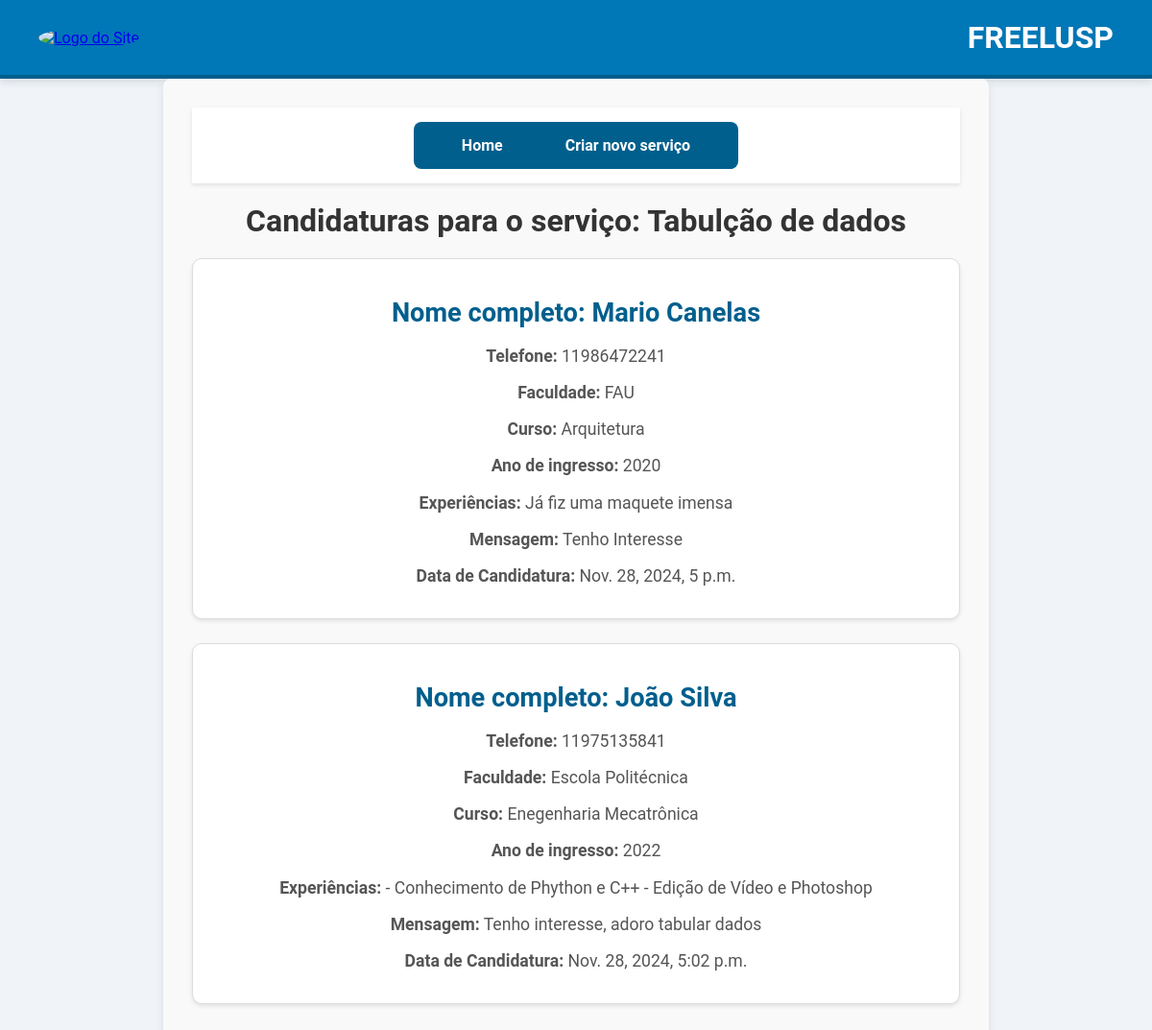
The page /servicos/13/candidaturas/ (signed in) on the database its author committed.
### meu_app/models.py (models this page shows, shortened)
class Servico(models.Model):
    titulo = models.CharField(max_length=100)
    descricao = models.TextField()
    prazo = models.DateField()
    preco = models.DecimalField(max_digits=10, decimal_places=2)
    empresa = models.ForeignKey(Empresa, on_delete=models.CASCADE, related_name='servicos')

class Candidatura(models.Model):
    aluno = models.ForeignKey(Aluno, on_delete=models.CASCADE)
    servico = models.ForeignKey(Servico, on_delete=models.CASCADE)
    mensagem = models.TextField(blank=True, null=True)
    data_candidatura = models.DateTimeField(auto_now_add=True)  # Defina o campo data_candidatura

class Aluno(models.Model):
    user = models.OneToOneField(User, on_delete=models.CASCADE, primary_key=True)
    cpf = models.CharField(max_length=14, unique=True)
    nome_completo = models.CharField(max_length=255)
    faculdade = models.CharField(max_length=255)
    curso_graduacao = models.CharField(max_length=255)
    ano_ingresso = models.IntegerField()
    telefone = models.CharField(max_length=20)
    experiencias = models.TextField()
    foto_perfil = models.URLField(max_length=200, blank=True)

### meu_app/views.py (the view)
# urls.py: path('servicos/<int:servico_id>/candidaturas/', views.visualizar_candidaturas, name='visualizar_candidaturas'),
@login_required
def visualizar_candidaturas(request, servico_id):
    if not request.user.is_company:
        return redirect('home')
    servico = get_object_or_404(Servico, id=servico_id, empresa=request.user.empresa)
    candidaturas = Candidatura.objects.filter(servico=servico)
    return render(request, 'meu_app/visualizar_candidaturas.html', {'servico': servico, 'candidaturas': candidaturas})

### meu_app/templates/meu_app/visualizar_candidaturas.html (shortened to what this page needs)
{% extends 'base.html' %}
{% block content %}
<div class="container">
    <nav class="navigation">
        <ul>
            <li><a href="{% url 'servicosDaEmpresa' %}">Home</a></li>
            <li><a href="{% url 'criar_servico' %}">Criar novo serviço</a></li>
        </ul>
    </nav>
    <h2 class="page-title">Candidaturas para o serviço: {{ servico.titulo }}</h2>
    <ul class="candidate-list">
        {% for candidatura in candidaturas %}
        <li class="candidate-item">
            <h3>Nome completo: {{ candidatura.aluno.nome_completo }}</h3>
            <p><strong>Telefone:</strong> {{ candidatura.aluno.telefone }}</p>
            <p><strong>Faculdade:</strong> {{ candidatura.aluno.faculdade }}</p>
            <p><strong>Curso:</strong> {{ candidatura.aluno.curso_graduacao }}</p>
            <p><strong>Ano de ingresso:</strong> {{ candidatura.aluno.ano_ingresso }}</p>
            <p><strong>Experiências:</strong> {{ candidatura.aluno.experiencias }}</p>
            <p><strong>Mensagem:</strong> {{ candidatura.mensagem }}</p>
            <p><strong>Data de Candidatura:</strong> {{ candidatura.data_candidatura }}</p>
        </li>
        {% empty %}
        <p class="no-candidates">Nenhuma candidatura encontrada para este serviço.</p>
        {% endfor %}
    </ul>
</div>
{% endblock %}

### meu_app/static/css/styles.css (style rules this page uses)
body { font-family: 'Roboto', Arial, sans-serif; margin: 0; padding: 0; background-color: #f0f4f8; color: #333; }
nav { display: flex; justify-content: center; background-color: #fff; padding: 15px 0; box-shadow: 0 2px 4px rgba(0, 0, 0, 0.1); }
nav ul { list-style: none; display: flex; gap: 25px; padding: 0; margin: 0; }
nav ul li a { text-decoration: none; color: #0077b6; font-weight: 600; transition: color 0.3s ease, transform 0.3s ease; }
h1, h2, h3, p { text-align: center; margin: 20px 0; }
p { font-size: 1.15em; max-width: 900px; margin: 20px auto; line-height: 1.6; color: #555; }
.container { max-width: 1000px; margin: 0 auto; padding: 30px; background-color: #f9f9f9; border-radius: 10px; box-shadow: 0 4px 8px rgba(0, 0, 0, 0.1); }
.navigation ul { list-style: none; padding: 0; margin: 0; display: flex; justify-content: space-between; background-color: #005f8d; padding: 15px 30px; border-radius: 8px; }
.navigation li a { color: #fff; text-decoration: none; padding: 10px 20px; transition: background-color 0.3s ease, transform 0.3s ease; }
.page-title { text-align: center; font-size: 2.2em; color: #333; margin-bottom: 30px; }
.candidate-list { list-style: none; padding: 0; }
.candidate-item { background-color: #fff; margin-bottom: 25px; padding: 20px; border: 1px solid #ddd; border-radius: 10px; box-shadow: 0 2px 4px rgba(0, 0, 0, 0.1); }
.candidate-item h3 { font-size: 1.7em; color: #005f8d; margin-bottom: 15px; }
.candidate-item p { font-size: 1.1em; margin: 10px 0; }
.container { max-width: 800px; margin: 0 auto; padding: 30px; background-color: #f9f9f9; border-radius: 8px; box-shadow: 0 4px 8px rgba(0, 0, 0, 0.1); }
.page-title { text-align: center; font-size: 2em; color: #333; margin-bottom: 20px; }

### rows shown on the page
Servico: titulo "Tabulção de dados"
Candidatura: aluno.nome_completo "Mario Canelas", aluno.telefone "11986472241", aluno.faculdade "FAU", aluno.curso_graduacao "Arquitetura", aluno.ano_ingresso "2020", aluno.experiencias "Já fiz uma maquete imensa", mensagem "Tenho Interesse", data_candidatura "Nov. 28, 2024, 5 p.m."
Candidatura: aluno.nome_completo "João Silva", aluno.telefone "11975135841", aluno.faculdade "Escola Politécnica", aluno.curso_graduacao "Enegenharia Mecatrônica", aluno.ano_ingresso "2022", aluno.experiencias "- Conhecimento de Phython e C++ - Edição de Vídeo e Photoshop", mensagem "Tenho interesse, adoro tabular dados", data_candidatura "Nov. 28, 2024, 5:02 p.m."
